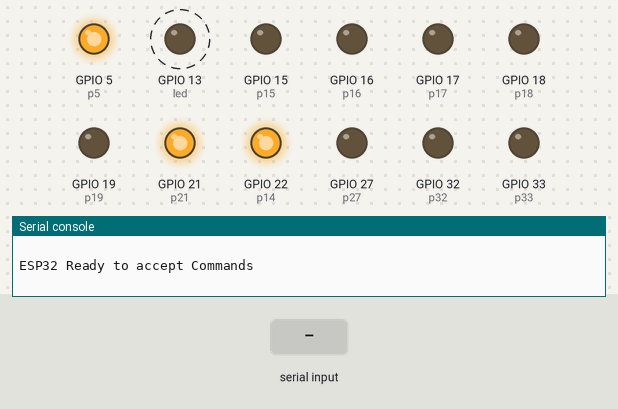
This program was run on a simulated ESP32 board running MicroPython. Parts: output pins drawn as LEDs (lit = HIGH), the last lines printed to the serial console. Dashed ring = blinking. The test bench sets the inputs (shaded band).

Above: at 1.2 s.
1.3 s: "L" typed at the serial console, then Enter
At 2.8 s:
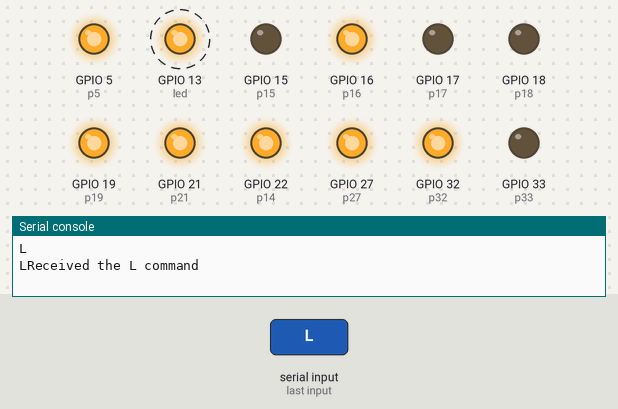
4.3 s: "R" typed at the serial console, then Enter
At 6.8 s:
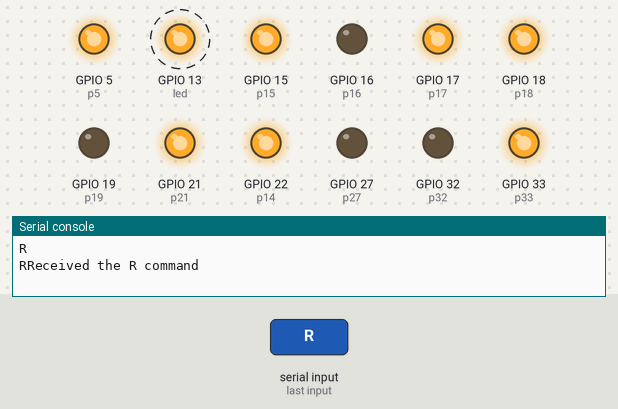
7.3 s: "F" typed at the serial console, then Enter
At 8.8 s:
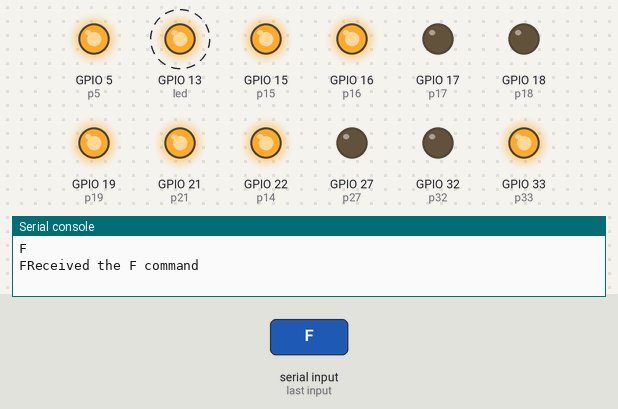
10.3 s: "V" typed at the serial console, then Enter
At 12.8 s:
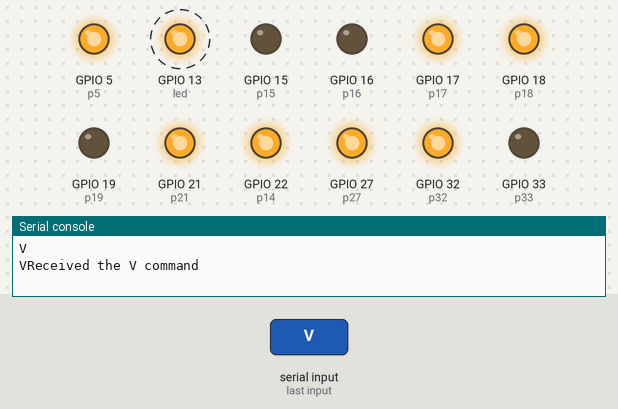
Timing chart, 0 to 14.3 s (numbered marks = the images above; inputs shaded):
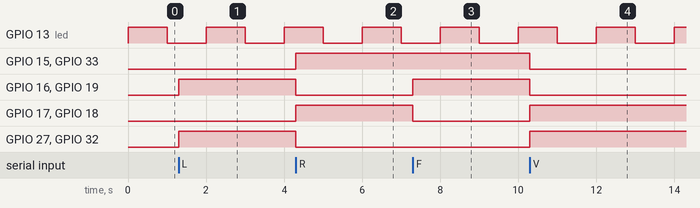

The program:

main.py
```python
import time
import machine
from machine import Pin, Timer

LED_BLINK_TIMER_CLOCK_ms = 1000
timer_period = 1000
led_blink_active_flag = 1
ledstate = 1
timer_interrupt_flag = 1

#right front wheel - good
p18 = Pin(18, Pin.OUT)
p19 = Pin(19, Pin.OUT)
p5 = Pin(5,Pin.OUT)  #p5 - enable
p5.value(1)

#left back wheel - good
p15 = Pin(15, Pin.OUT)
p32 = Pin(32, Pin.OUT)
p14 = Pin(22, Pin.OUT) #p14 - enable
p14.value(1)

#left front wheel - good
p27 = Pin(27,Pin.OUT)
p33 = Pin(33,Pin.OUT)
p22 = Pin(22,Pin.OUT) #p22 - enable
p22.value(1)

#right back wheel - good
p16 = Pin(16,Pin.OUT)
p17 = Pin(17,Pin.OUT)
p21 = Pin(21,Pin.OUT) #p21 - enable
p21.value(1)

def turnLeft():
    #move forward right front;
    p18.value(0)
    p19.value(1)
    #move forware right back;
    p16.value(1)
    p17.value(0)
    #move backward left back;
    p15.value(0)
    p32.value(1)
    #move backward left front;
    p27.value(1)
    p33.value(0)

def turnRight():
    #move backward right front;
    p18.value(1)
    p19.value(0)
    #move backware right back;
    p16.value(0)
    p17.value(1)
    #move forward left back;
    p15.value(1)
    p32.value(0)
    #move forward left front;
    p27.value(0)
    p33.value(1)

def moveFront():
    #move forward right front;
    p18.value(0)
    p19.value(1)
    #move forward left back;
    p15.value(1)
    p32.value(0)
    #move forward left front;
    p27.value(0)
    p33.value(1)
    #move forware right back;
    p16.value(1)
    p17.value(0)

def moveBack():
    #move backward right front;
    p18.value(1)
    p19.value(0)
    #move backward left back;
    p15.value(0)
    p32.value(1)
    #move backward left front;
    p27.value(1)
    p33.value(0)
    #move backware right back;
    p16.value(0)
    p17.value(1)

def toggle_led(timer):
    global ledstate
    ledstate = ledstate ^ 1
    if led_blink_active_flag == 1:
        led(ledstate)

def handle_input():  #new functions to handle input values, T,A,B,I
    global timer_period, led_blink_active_flag

    Command = input('')
    if Command == 'T':
        if led_blink_active_flag == 1:
            print("TLED blinking paused \r\n")
        else:
            print("TLED blinking resumed \r\n")
        led_blink_active_flag ^= 1
    elif Command == 'A':
        print('AReceived the A command\r\n')
        timer_period = LED_BLINK_TIMER_CLOCK_ms
        t1.init(period=timer_period, mode=t1.PERIODIC, callback=toggle_led)
    elif Command == 'B':
        print('BReceived the B command\r\n')
        timer_period = timer_period - 100
        if timer_period < 200:
            timer_period = 200
        t1.init(period=timer_period, mode=t1.PERIODIC, callback=toggle_led)
    elif Command == 'L': # car left turn 90 degree
        turnLeft()
        print('LReceived the L command\r\n')
    elif Command == 'R': # car right turn 90 degree
        turnRight()
        print('RReceived the R command\r\n')
    elif Command == 'F': # car going forward a little bit
        moveFront()
        print('FReceived the F command\r\n')
    elif Command == 'C': #trick the cat
        print('CReceived the C command\r\n')
    elif Command == 'V':
        moveBack()
        print('VReceived the V command\r\n')
    elif Command == 'I':
        print('IESP32\r\n')

led = Pin(13, mode=Pin.OUT)
led(ledstate)
t1 = Timer(1)
t1.init(period=LED_BLINK_TIMER_CLOCK_ms, mode=t1.PERIODIC, callback=toggle_led)
#re-initalize values so ESP32 doesn't reboot itself after typing A and B
print('\r\nESP32 Ready to accept Commands\r\n')

try:
    while True:
        handle_input()
except KeyboardInterrupt:
    t1.deinit()
```

Measured:
- after the input at 1.3 s, GPIO 16 (p16), GPIO 19 (p19), GPIO 27 (p27), GPIO 32 (p32): LOW → HIGH at once
- after the input at 4.3 s, GPIO 15 (p15), GPIO 17 (p17), GPIO 18 (p18), GPIO 33 (p33): LOW → HIGH at once; GPIO 16 (p16), GPIO 19 (p19), GPIO 27 (p27), GPIO 32 (p32): HIGH → LOW at once
- after the input at 7.3 s, GPIO 16 (p16), GPIO 19 (p19): LOW → HIGH at once; GPIO 17 (p17), GPIO 18 (p18): HIGH → LOW at once
- after the input at 10.3 s, GPIO 15 (p15), GPIO 16 (p16), GPIO 19 (p19), GPIO 33 (p33): HIGH → LOW at once; GPIO 17 (p17), GPIO 18 (p18), GPIO 27 (p27), GPIO 32 (p32): LOW → HIGH at once
- by itself, GPIO 13 (led): alternates HIGH for 1.0 s and LOW for 1.0 s
